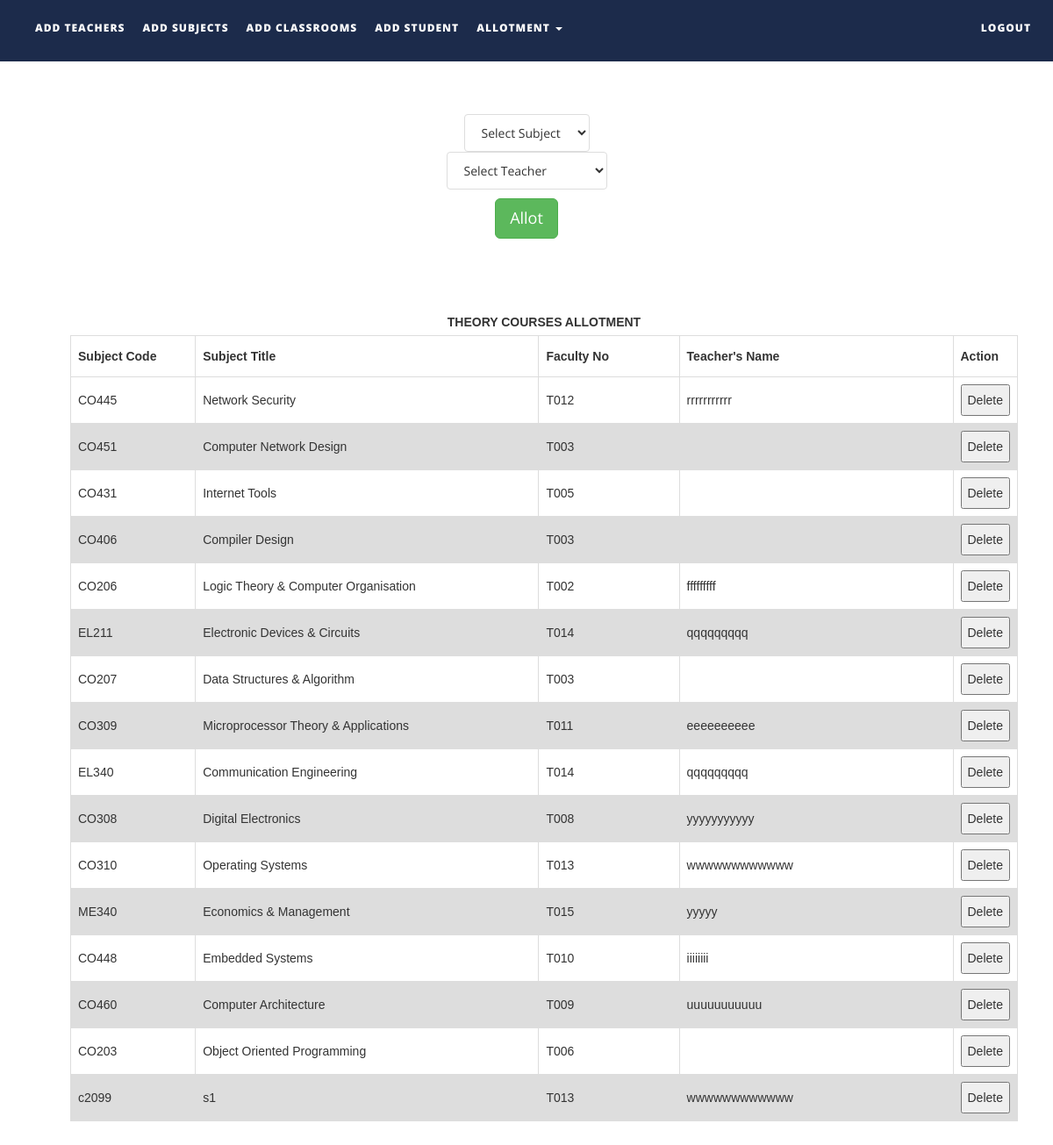
/allotsubjects.php, run on the app's committed database.
### tables this page shows
CREATE TABLE `subjects` (
  `subject_code` varchar(10) NOT NULL,
  `subject_name` varchar(50) NOT NULL,
  `course_type` varchar(15) NOT NULL,
  `semester` int(1) NOT NULL,
  `department` varchar(50) NOT NULL,
  `isAlloted` int(1) NOT NULL,
  `allotedto` text NOT NULL,
  `allotedto2` text NOT NULL,
  `allotedto3` text NOT NULL
);

CREATE TABLE `teachers` (
  `faculty_number` varchar(10) NOT NULL,
  `name` text NOT NULL,
  `alias` varchar(10) NOT NULL,
  `designation` varchar(30) NOT NULL,
  `contact_number` varchar(15) NOT NULL,
  `emailid` varchar(50) NOT NULL
);

### SRC/allotsubjects.php (the view, shortened to what this page needs)
<!DOCTYPE html>
<html xmlns="http://www.w3.org/1999/xhtml">
<head>
    <link href="assets/css/bootstrap.css" rel="stylesheet"/>
    <link href="assets/css/font-awesome.min.css" rel="stylesheet"/>
    <link href="assets/css/flexslider.css" rel="stylesheet"/>
    <link href="assets/css/style.css" rel="stylesheet"/>
</head>
<body>
<div class="navbar navbar-inverse navbar-fixed-top " id="menu">
    <div class="container">
        <div class="navbar-collapse collapse move-me">
            <ul class="nav navbar-nav navbar-left">
                <li><a href="addteachers.php">ADD TEACHERS</a></li>
                <li><a href="addsubjects.php">ADD SUBJECTS</a></li>
                <li><a href="addclassrooms.php">ADD CLASSROOMS</a></li>
				<li><a href="addstudent.php">ADD STUDENT</a></li>
                <li class="dropdown"><a class="dropdown-toggle" data-toggle="dropdown" aria-expanded="false">ALLOTMENT
                        <span class="caret"></span></a>
                </li>
            </ul>
            <ul class="nav navbar-nav navbar-right">
                <li><a href="index.php">LOGOUT</a></li>
            </ul>
        </div>
    </div>
</div>
<br>
<div align="center">
    <form action="allotmentFormvalidation.php" method="post" style="margin-top: 100px">
        <div style="margin-top: 5px">
            <select name="tobealloted" class="list-group-item">
                <?php
                $q = mysqli_query(mysqli_connect("localhost", "root", "", "ttms"),
                    "SELECT * FROM subjects");
                $row_count = mysqli_num_rows($q);
                if ($row_count) {
                    $mystring = '
         <option selected disabled>Select Subject</option>';
                    while ($row = mysqli_fetch_assoc($q)) {
                        if ($row['isAlloted'] == 1 || $row['course_type'] == "LAB")
                            continue;
                        $mystring .= '<option value="' . $row['subject_code'] . '">' . $row['subject_name'] . '</option>';
                    }
                    echo $mystring;
                }
                ?>
            </select>
        </div>
        <div>
            <select name="toalloted" class="list-group-item">
                <?php
                $q = mysqli_query(mysqli_connect("localhost", "root", "", "ttms"),
                    "SELECT * FROM teachers ");
                $row_count = mysqli_num_rows($q);
                if ($row_count) {
                    $mystring = '
         <option selected disabled>Select Teacher</option>';
                    while ($row = mysqli_fetch_assoc($q)) {
                        $mystring .= '<option value="' . $row['faculty_number'] . '">' . $row['name'] . '</option>';
                    }
                    echo $mystring;
                }
                ?>
            </select>
        </div>
        <div style="margin-top: 10px">
            <button type="submit" class="btn btn-success btn-lg">Allot</button>
        </div>
    </form>
</div>
<table id=allotedsubjectstable>
    <caption><strong>THEORY COURSES ALLOTMENT</strong></caption>
    <tr>
        <th width="150">Subject Code</th>
        <th width=420>Subject Title</th>
        <th width="170">Faculty No</th>
        <th width="330">Teacher's Name</th>
        <th width="40">Action</th>
    </tr>
    <tbody>
    <?php
    $q = mysqli_query(mysqli_connect("localhost", "root", "", "ttms"),
        "SELECT * FROM subjects ");
    while ($row = mysqli_fetch_assoc($q)) {
        if ($row['isAlloted'] == 0 || $row['course_type'] == 'LAB')
            continue;
        $teacher_id = $row['allotedto'];
        $t = mysqli_query(mysqli_connect("localhost", "root", "", "ttms"),
            "SELECT name FROM teachers WHERE faculty_number = '$teacher_id'");
        $trow = mysqli_fetch_assoc($t);
        echo "<tr><td>{$row['subject_code']}</td>
                    <td>{$row['subject_name']}</td>
                    <td>{$row['allotedto']}</td>
                    <td>{$trow['name']}</td>
                   <td>
                    <button>Delete</button></td>
                    </tr>\n";
    }
    ?>
    </tbody>
</table>
</body>
</html>

### SRC/assets/css/style.css (style rules this page uses)
#menu { background-color: rgba(28, 43, 75, 1); color: #fff; font-size: 12px; font-weight: 900; letter-spacing: 1px; min-height: 70px; }
.navbar-inverse { border-color: transparent; }
.navbar-inverse .navbar-nav > li > a, .navbar-inverse .navbar-nav > li > a:hover { color: #FFF; padding: 22px 10px; }

### SRC/allotsubjects.php (style rules this page uses)
table { margin-top: 80px; margin-bottom: 50px; font-family: arial, sans-serif; border-collapse: collapse; margin-left: 80px; width: 90%; }
td, th { border: 1px solid #dddddd; text-align: left; padding: 8px; }
tr:nth-child(even) { background-color: #dddddd; }

### data on the page
subjects: subject_code "CO445", subject_name "Network Security", allotedto "T012", teachers.name "rrrrrrrrrrr"
subjects: subject_code "CO451", subject_name "Computer Network Design", allotedto "T003"
subjects: subject_code "CO431", subject_name "Internet Tools", allotedto "T005"
subjects: subject_code "CO406", subject_name "Compiler Design", allotedto "T003"
subjects: subject_code "CO206", subject_name "Logic Theory & Computer Organisation", allotedto "T002", teachers.name "fffffffff"
subjects: subject_code "EL211", subject_name "Electronic Devices & Circuits", allotedto "T014", teachers.name "qqqqqqqqq"
subjects: subject_code "CO207", subject_name "Data Structures & Algorithm", allotedto "T003"
subjects: subject_code "CO309", subject_name "Microprocessor Theory & Applications", allotedto "T011", teachers.name "eeeeeeeeee"
subjects: subject_code "EL340", subject_name "Communication Engineering", allotedto "T014", teachers.name "qqqqqqqqq"
subjects: subject_code "CO308", subject_name "Digital Electronics", allotedto "T008", teachers.name "yyyyyyyyyyy"
subjects: subject_code "CO310", subject_name "Operating Systems", allotedto "T013", teachers.name "wwwwwwwwwwww"
subjects: subject_code "ME340", subject_name "Economics & Management", allotedto "T015", teachers.name "yyyyy"
subjects: subject_code "CO448", subject_name "Embedded Systems", allotedto "T010", teachers.name "iiiiiiii"
subjects: subject_code "CO460", subject_name "Computer Architecture", allotedto "T009", teachers.name "uuuuuuuuuuu"
subjects: subject_code "CO203", subject_name "Object Oriented Programming", allotedto "T006"
subjects: subject_code "c2099", subject_name "s1", allotedto "T013", teachers.name "wwwwwwwwwwww"
